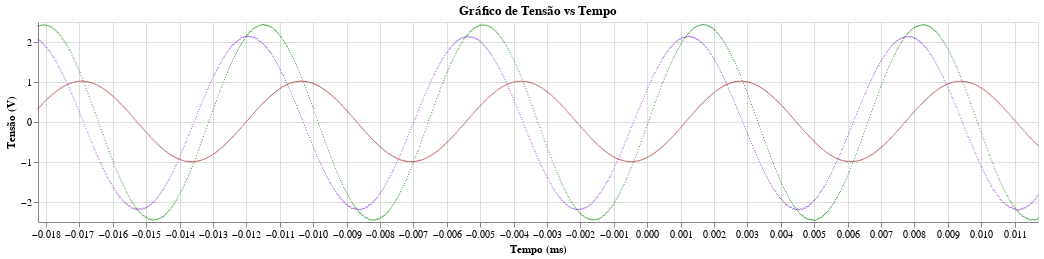
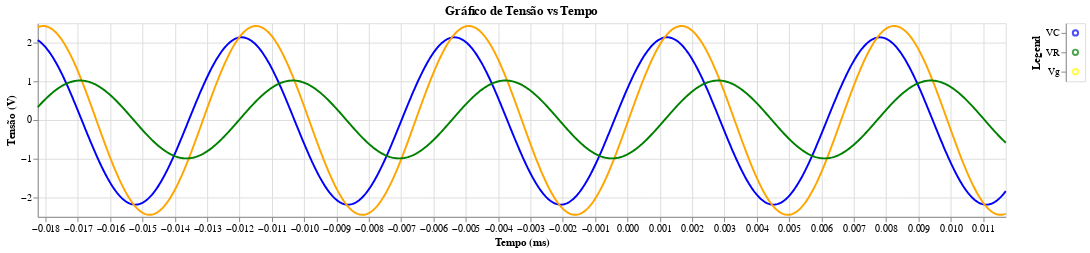

Notebook code cell kept with these figures, in order:
### Code cell
path = "datas/RL30.csv"
path_s = "results/RL/RL 152024/z RL - 152024.txt"
path_graph = "results/RL/RL 152024/graph.png"
path_regres = "results/RL/RL 152024/regres.png"
arg_1 = [2,1000,3,0]
arg_2 = [2,1000,3,0]
arg_vr = [2,1000,3,0]
aj.save_datas(path,path_s,path_graph,path_regres,arg_1,arg_2,argvr=arg_vr)

### Figure 1 — Vega-Lite specification as saved in the notebook (floating-point values rounded to 4 significant figures; data arrays with more than 128 entries replaced by an {"elided": "..."} marker saying what was removed)
{"config": {"view": {"continuousWidth": 300, "continuousHeight": 300}}, "layer": [{"data": {"name": "data-9c13ba53b82f7e3c3a1b3cbc5ae4198a"}, "mark": {"type": "circle", "color": "blueviolet", "size": 1.5}, "encoding": {"x": {"field": "Time(s)", "scale": {"domain": [-0.01824, 0.0117]}, "title": "Tempo (ms)", "type": "quantitative"}, "y": {"field": "CH2V", "title": "Tensão (V)", "type": "quantitative"}}, "title": "Gráfico de Tensão vs Tempo"}, {"data": {"name": "data-9c13ba53b82f7e3c3a1b3cbc5ae4198a"}, "mark": {"type": "circle", "color": "green", "size": 1.5}, "encoding": {"x": {"field": "Time(s)", "scale": {"domain": [-0.01824, 0.0117]}, "title": "Tempo (ms)", "type": "quantitative"}, "y": {"field": "CH1V", "title": "Tensão (V)", "type": "quantitative"}}, "title": "Gráfico de Tensão vs Tempo"}, {"data": {"name": "data-d37bbb37a34247ea9b19df53fb6cbc8a"}, "mark": {"type": "circle", "color": "brown", "size": 1.5}, "encoding": {"x": {"field": "Time(s)", "scale": {"domain": [-0.01824, 0.0117]}, "title": "Tempo (ms)", "type": "quantitative"}, "y": {"field": "U", "title": "Tensão (V)", "type": "quantitative"}}, "title": "Gráfico de Tensão vs Tempo"}], "height": 200, "width": 1000, "$schema": "https://vega.github.io/schema/vega-lite/v5.20.1.json", "datasets": {"data-9c13ba53b82f7e3c3a1b3cbc5ae4198a": {"elided": "999 records"}, "data-d37bbb37a34247ea9b19df53fb6cbc8a": {"elided": "999 records"}}}

### Figure 2 — Vega-Lite specification as saved in the notebook (floating-point values rounded to 4 significant figures; data arrays with more than 128 entries replaced by an {"elided": "..."} marker saying what was removed)
{"config": {"view": {"continuousWidth": 300, "continuousHeight": 300}}, "hconcat": [{"layer": [{"data": {"name": "data-c8c21aa4a62b617fd442e9527a21a8d9"}, "mark": {"type": "line", "color": "blue"}, "encoding": {"x": {"field": "Time(s)", "scale": {"domain": [-0.01824, 0.0117]}, "title": "Tempo (ms)", "type": "quantitative"}, "y": {"field": "CH2V", "title": "Tensão (V)", "type": "quantitative"}}, "title": "Gráfico de Tensão vs Tempo"}, {"data": {"name": "data-8de9221e6f352a6ebae7c7f5b6191342"}, "mark": {"type": "line", "color": "orange"}, "encoding": {"x": {"field": "Time(s)", "scale": {"domain": [-0.01824, 0.0117]}, "title": "Tempo (ms)", "type": "quantitative"}, "y": {"field": "CH1V", "title": "Tensão (V)", "type": "quantitative"}}, "title": "Gráfico de Tensão vs Tempo"}, {"data": {"name": "data-87d60eefe1b0ba1aff48552614739830"}, "mark": {"type": "line", "color": "green"}, "encoding": {"x": {"field": "Time(s)", "scale": {"domain": [-0.01824, 0.0117]}, "title": "Tempo (ms)", "type": "quantitative"}, "y": {"field": "U", "title": "Tensão (V)", "type": "quantitative"}}, "title": "Gráfico de Tensão vs Tempo"}], "height": 200, "width": 1000}, {"data": {"name": "data-86a6f344ed55ecf08446f85bdc2cb8b7"}, "mark": {"type": "point"}, "encoding": {"color": {"field": "Color", "scale": null, "type": "nominal"}, "y": {"axis": {"title": "Legend"}, "field": "Category", "type": "nominal"}}}], "$schema": "https://vega.github.io/schema/vega-lite/v5.20.1.json", "datasets": {"data-c8c21aa4a62b617fd442e9527a21a8d9": {"elided": "1000 records"}, "data-8de9221e6f352a6ebae7c7f5b6191342": {"elided": "1000 records"}, "data-87d60eefe1b0ba1aff48552614739830": {"elided": "1000 records"}, "data-86a6f344ed55ecf08446f85bdc2cb8b7": [{"Category": "VC", "Color": "blue"}, {"Category": "Vg", "Color": "yellow"}, {"Category": "VR", "Color": "green"}]}}
